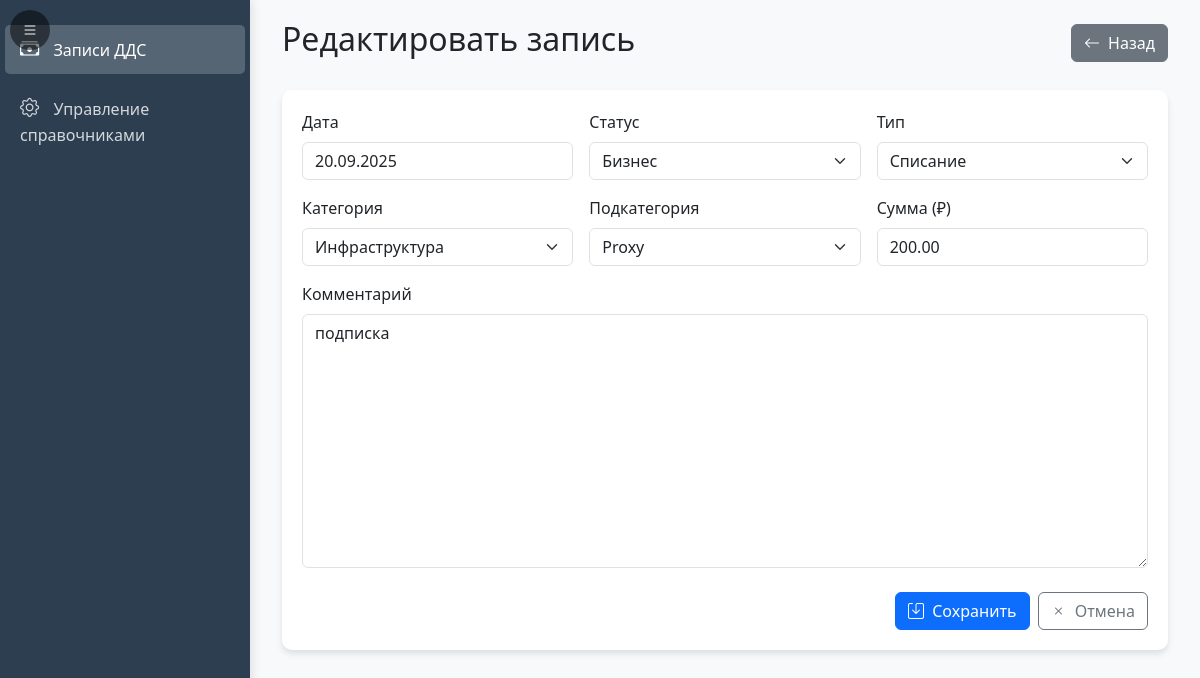
Page /edit/4/ on the committed database.
### cashflow/models.py (models this page shows, shortened)
class CashFlow(models.Model):
    STATUS_CHOICES = [
        ('business', 'Бизнес'),
        ('personal', 'Личное'),
        ('tax', 'Налог'),
    ]
    date = models.DateField(default=timezone.now)
    status = models.CharField(max_length=20, choices=STATUS_CHOICES)
    type = models.ForeignKey(Type, on_delete=models.CASCADE)
    category = models.ForeignKey(Category, on_delete=models.CASCADE)
    subcategory = models.ForeignKey(Subcategory, on_delete=models.CASCADE)
    amount = models.DecimalField(max_digits=10, decimal_places=2)
    comment = models.TextField(blank=True, null=True)

### cashflow/views.py (the view)
# urls.py: path('edit/<int:pk>/', CashFlowUpdateView.as_view(), name='edit'),
class CashFlowUpdateView(UpdateView):
    model = CashFlow
    form_class = CashFlowForm
    template_name = 'cashflow/form.html'
    success_url = reverse_lazy('cashflow:list')

### cashflow/forms.py
class CashFlowForm(forms.ModelForm):
    class Meta:
        model = CashFlow
        fields = ['date', 'status', 'type', 'category', 'subcategory', 'amount', 'comment']
    def __init__(self, *args, **kwargs):
        super().__init__(*args, **kwargs)
        self.fields['subcategory'].queryset = Subcategory.objects.none()
        if 'category' in self.data:
            try:
                category_id = int(self.data.get('category'))
                self.fields['subcategory'].queryset = Subcategory.objects.filter(category_id=category_id)
            except (ValueError, TypeError):
                pass
        elif self.instance.pk:
            self.fields['subcategory'].queryset = self.instance.category.subcategories.all()

### cashflow/models.py (called while the page is built)
    def __str__(self):
        return self.name

    def __str__(self):
        return self.name

    def __str__(self):
        return self.name

### cashflow/templatetags/form_tags.py (called while the page is built)
@register.filter(name='add_class')
def add_class(field, css_class):
    if isinstance(field, BoundField):
        return field.as_widget(attrs={"class": css_class})
    return field

@register.filter(name='attr')
def attr(field, attrs_str):
    if isinstance(field, BoundField):
        attrs = {}
        for attr in attrs_str.split(','):
            key, value = attr.split(':')
            attrs[key.strip()] = value.strip()
        return field.as_widget(attrs=attrs)
    return field

### cashflow/templates/cashflow/form.html (shortened to what this page needs)
{% extends 'cashflow/base.html' %}
{% load form_tags %}
{% block content %}
<div class="d-flex justify-content-between align-items-center mb-4">
    <h2>{% if object %}Редактировать запись{% else %}Создать запись{% endif %}</h2>
    <a href="{% url 'cashflow:list' %}" class="btn btn-secondary">
        <i class="bi bi-arrow-left me-1"></i> Назад
    </a>
</div>
<div class="form-container">
    <form method="post" class="needs-validation" novalidate>
        <div class="row g-3">
            <div class="col-md-4">
                <label for="id_date" class="form-label">Дата</label>
                {{ form.date|add_class:"form-control" }}
            </div>
            <div class="col-md-4">
                <label for="id_status" class="form-label">Статус</label>
                {{ form.status|add_class:"form-select" }}
            </div>
            <div class="col-md-4">
                <label for="id_type" class="form-label">Тип</label>
                {{ form.type|add_class:"form-select" }}
            </div>
            <div class="col-md-4">
                <label for="id_category" class="form-label">Категория</label>
                {{ form.category|add_class:"form-select" }}
            </div>
            <div class="col-md-4">
                <label for="id_subcategory" class="form-label">Подкатегория</label>
                {{ form.subcategory|add_class:"form-select" }}
            </div>
            <div class="col-md-4">
                <label for="id_amount" class="form-label">Сумма (₽)</label>
                {{ form.amount|add_class:"form-control" }}
            </div>
            <div class="col-12">
                <label for="id_comment" class="form-label">Комментарий</label>
                {{ form.comment|add_class:"form-control"|attr:"rows:3" }}
            </div>
        </div>
        <div class="mt-4 d-flex justify-content-end">
            <button type="submit" class="btn btn-primary me-2">
                <i class="bi bi-save me-1"></i> Сохранить
            </button>
            <a href="{% url 'cashflow:list' %}" class="btn btn-outline-secondary">
                <i class="bi bi-x me-1"></i> Отмена
            </a>
        </div>
    </form>
</div>
{% endblock %}

### cashflow/templates/cashflow/base.html (style rules this page uses)
:root { --sidebar-width: 250px; --sidebar-collapsed-width: 70px; }
body { font-family: 'Segoe UI', Tahoma, Geneva, Verdana, sans-serif; background-color: #f8f9fa; overflow-x: hidden; }
.form-container { background-color: white; padding: 20px; border-radius: 10px; box-shadow: 0 4px 6px rgba(0, 0, 0, 0.1); }

### rows in the picture
CashFlow: date "20.09.2025", status "Бизнес", type "Списание", category "Инфраструктура", subcategory "Proxy", amount "200.00", comment "подписка"
